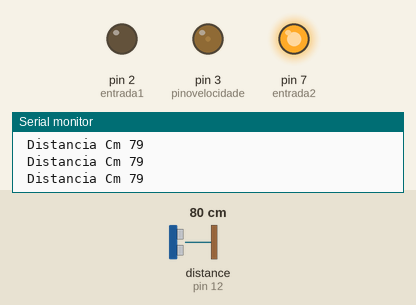
Simulated run of this sketch. Board: Arduino Uno, built with avr-gcc and run on an emulated ATmega328P. On the bench: output pins drawn as LEDs (lit = HIGH), the last lines printed to the serial monitor. Wiring (inferred from the names in the program): ultrasonic range finder: trigger pin 13; echo pin 12. The test bench sets the inputs (shaded band); at power-on: distance to the obstacle (sensor on pin 12) 80 cm. The echo pulse lasts 58.3 µs per cm; pins used as bus, display or sensor lines are not drawn.

Above: at 1.2 s.
1.3 s: distance to the obstacle (sensor on pin 12) set to 74 cm
At 2.2 s:
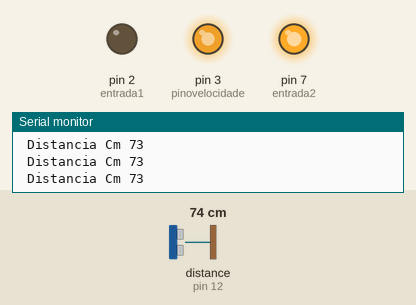
2.8 s: distance to the obstacle (sensor on pin 12) set to 9 cm
At 3.2 s:
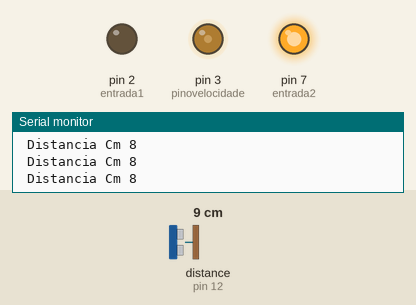
4.3 s: distance to the obstacle (sensor on pin 12) set to 18 cm
At 5.7 s:
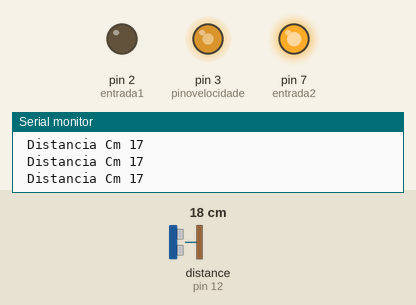
Timing chart, 0 to 7.3 s (numbered marks = the images above; inputs shaded):
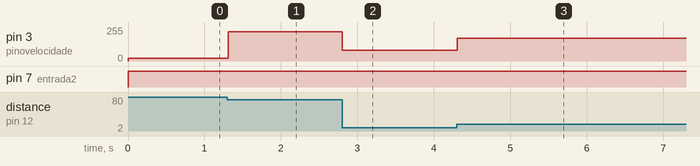

Measured:
- the behaviour switches between 78 and 77 cm on distance to the obstacle (sensor on pin 12) (found by bisection; images 0 and 1)
- after the input at 1.3 s, pin 3 (pinovelocidade): 22/255 → 218/255 at once
- after the input at 2.8 s, pin 3 (pinovelocidade): 218/255 → 80/255 at once
- after the input at 4.3 s, pin 3 (pinovelocidade): 80/255 → 170/255 at once

The sketch:

exerc_cio_dia_26.ino
```cpp
#define trigPin 13
#define echoPin 12

int pinovelocidade=3;
int entrada1=2;
int entrada2=7;
int potencia=1;

void setup() {
  pinMode(pinovelocidade, OUTPUT);
  pinMode(entrada1, OUTPUT);
  pinMode(entrada2,OUTPUT);
  Serial.begin(9600);
  pinMode(trigPin,OUTPUT);
  pinMode(echoPin,INPUT);
}

void loop() {

  long duration, distance;

 // Serial.println(velocidade);

  digitalWrite(trigPin, LOW);
  delayMicroseconds(2);
  digitalWrite(trigPin, HIGH);
  delayMicroseconds(10);
  digitalWrite(trigPin, LOW);

  duration = pulseIn(echoPin, HIGH);

  distance = ((duration / 2) / 29.1);

  if(distance < 100)
  {
    digitalWrite(entrada1,LOW);
    digitalWrite(entrada2,HIGH);
    //delay(1500);
  }
  int velocidade=distance;
  analogWrite(pinovelocidade,velocidade*10);
  Serial.print(" Distancia Cm ");
  Serial.println(distance);
}
```
